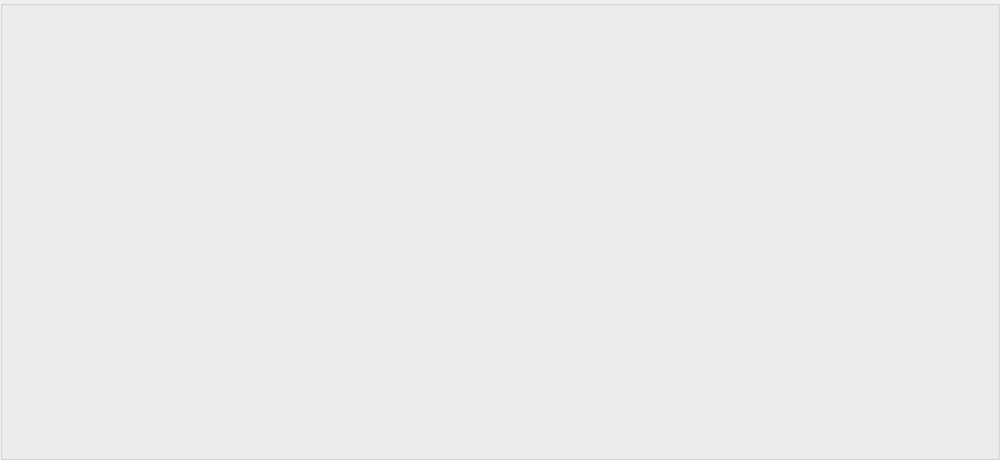
<?xml version="1.0" encoding="UTF-8"?>
<ui version="4.0">
 <class>cpu_tweaks</class>
 <widget class="QGroupBox" name="cpu_tweaks">
  <property name="geometry">
   <rect>
    <x>0</x>
    <y>0</y>
    <width>1000</width>
    <height>460</height>
   </rect>
  </property>
  <property name="sizePolicy">
   <sizepolicy hsizetype="Minimum" vsizetype="Minimum">
    <horstretch>0</horstretch>
    <verstretch>0</verstretch>
   </sizepolicy>
  </property>
  <property name="minimumSize">
   <size>
    <width>1000</width>
    <height>460</height>
   </size>
  </property>
  <property name="maximumSize">
   <size>
    <width>1000</width>
    <height>460</height>
   </size>
  </property>
  <property name="windowTitle">
   <string>GroupBox</string>
  </property>
 </widget>
 <resources/>
 <connections/>
</ui>
